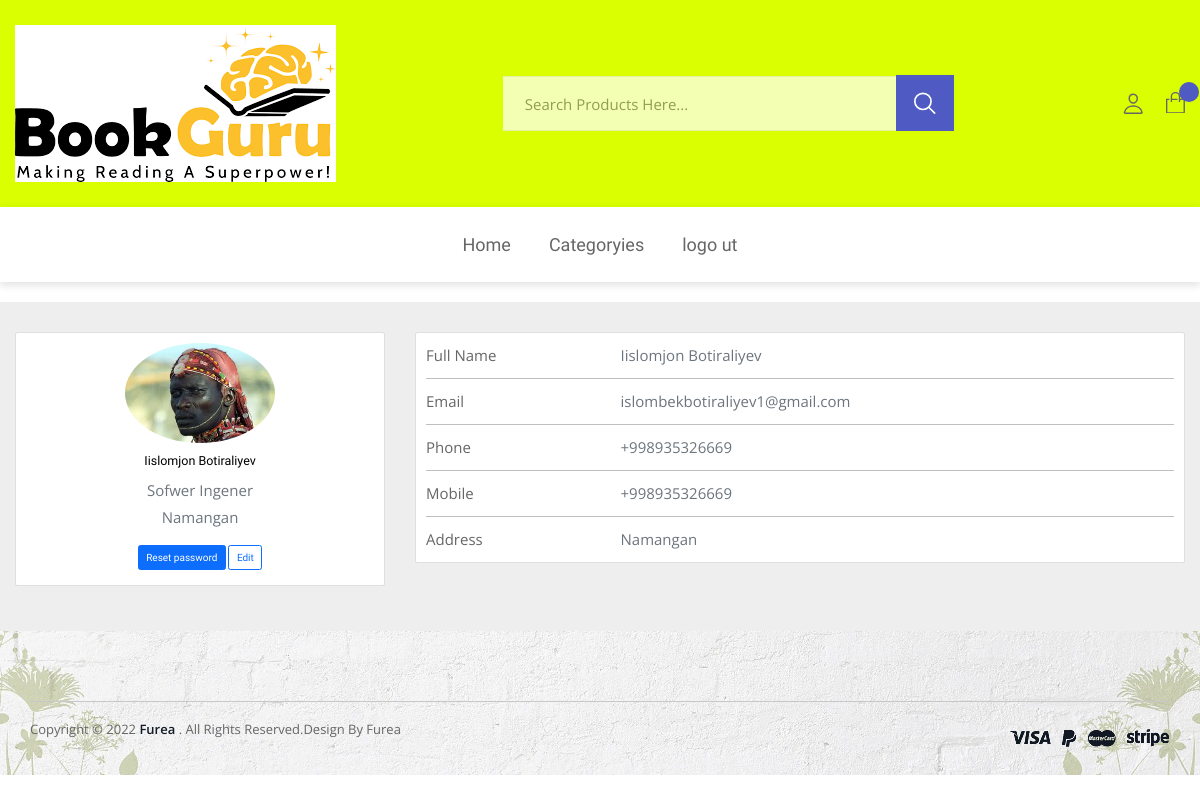
Page /profil/ (signed in) on the committed database.
### users/models.py (models this page shows)
class User(AbstractUser):
    USER_ROLE =(
        ('client','client'),
        ('sallar','sallar'),
        ('admin','admin'),
    )
    image = models.ImageField(upload_to='profile_pics/', blank=True, null=True, default='profile_pics/default.jpg')
    phone_number = models.CharField(max_length=13, blank=True, null=True)
    address = models.CharField(max_length=200, blank=True, null=True)
    jobs = models.CharField(max_length=200, blank=True, null=True)
    user_role = models.CharField(max_length=100,choices=USER_ROLE,default="client")

### users/views.py (the view)
# urls.py: path('profil/',ProfileView.as_view(),name='profil'),
class ProfileView(LoginRequiredMixin,View):
    def get(self,request):
        cotegory = Category.objects.all()
        user = request.user
        return render(request,'client/profil.html',context={"user":user,'cotegory':cotegory})

### users/templates/client/profil.html
{% extends 'index.html' %}
{% block content %}
<section style="background-color: #eee;">
    <div class="container py-5">
      <div class="row">
        <div class="col-lg-4">
          <div class="card mb-4">
            <div class="card-body text-center">
              <img src="{{user.image.url}}" alt="avatar"
                class="rounded-circle img-fluid" style="width: 150px;">
              <h5 class="my-3">{{user.first_name}} {{user.last_name}}</h5>
              <p class="text-muted mb-1">{{user.jobs}}</p>
              <p class="text-muted mb-4">{{user.address}}</p>
              <div class="d-flex justify-content-center mb-2">
                <a href="#"  class="btn btn-primary">Reset password</a>
                <a href="{% url 'client:edit' user.id %}" class="btn btn-outline-primary ms-1">Edit</a>
              </div>
            </div>
          </div>
        </div>
        <div class="col-lg-8">
          <div class="card mb-4">
            <div class="card-body">
              <div class="row">
                <div class="col-sm-3">
                  <p class="mb-0">Full Name</p>
                </div>
                <div class="col-sm-9">
                  <p class="text-muted mb-0">{{user.first_name}} {{user.last_name}}</p>
                </div>
              </div>
              <hr>
              <div class="row">
                <div class="col-sm-3">
                  <p class="mb-0">Email</p>
                </div>
                <div class="col-sm-9">
                  <p class="text-muted mb-0">{{user.email}}</p>
                </div>
              </div>
              <hr>
              <div class="row">
                <div class="col-sm-3">
                  <p class="mb-0">Phone</p>
                </div>
                <div class="col-sm-9">
                  <p class="text-muted mb-0">{{user.phone_number}}</p>
                </div>
              </div>
              <hr>
              <div class="row">
                <div class="col-sm-3">
                  <p class="mb-0">Mobile</p>
                </div>
                <div class="col-sm-9">
                  <p class="text-muted mb-0">{{user.phone_number}}</p>
                </div>
              </div>
              <hr>
              <div class="row">
                <div class="col-sm-3">
                  <p class="mb-0">Address</p>
                </div>
                <div class="col-sm-9">
                  <p class="text-muted mb-0">{{user.address}}</p>
                </div>
              </div>
            </div>
          </div>
        </div>
      </div>
    </div>
  </section>
{% endblock content %}

### rows in the picture
User: image (picture), first_name "Iislomjon", last_name "Botiraliyev", jobs "Sofwer Ingener", address "Namangan", email "islombekbotiraliyev1@gmail.com", phone_number "+998935326669"
